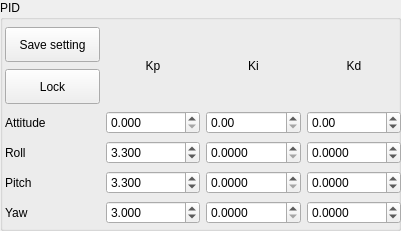
   <widget class="QGroupBox" name="groupBox">
    <property name="geometry">
     <rect>
      <x>540</x>
      <y>0</y>
      <width>401</width>
      <height>231</height>
     </rect>
    </property>
    <property name="title">
     <string>PID</string>
    </property>
    <property name="flat">
     <bool>false</bool>
    </property>
    <property name="checkable">
     <bool>false</bool>
    </property>
    <property name="checked">
     <bool>false</bool>
    </property>
    <widget class="QWidget" name="layoutWidget">
     <property name="geometry">
      <rect>
       <x>5</x>
       <y>26</y>
       <width>396</width>
       <height>205</height>
      </rect>
     </property>
     <layout class="QGridLayout" name="gridLayout">
      <item row="0" column="0">
       <widget class="QPushButton" name="saveButton">
        <property name="minimumSize">
         <size>
          <width>0</width>
          <height>35</height>
         </size>
        </property>
        <property name="focusPolicy">
         <enum>Qt::NoFocus</enum>
        </property>
        <property name="text">
         <string>Save setting</string>
        </property>
       </widget>
      </item>
      <item row="1" column="0">
       <widget class="QPushButton" name="lockButton">
        <property name="minimumSize">
         <size>
          <width>0</width>
          <height>35</height>
         </size>
        </property>
        <property name="focusPolicy">
         <enum>Qt::NoFocus</enum>
        </property>
        <property name="text">
         <string>Lock</string>
        </property>
       </widget>
      </item>
      <item row="2" column="0">
       <widget class="QLabel" name="label_att">
        <property name="sizePolicy">
         <sizepolicy hsizetype="Minimum" vsizetype="Preferred">
          <horstretch>0</horstretch>
          <verstretch>0</verstretch>
         </sizepolicy>
        </property>
        <property name="text">
         <string>Attitude</string>
        </property>
       </widget>
      </item>
      <item row="2" column="1">
       <widget class="QDoubleSpinBox" name="kp_H">
        <property name="enabled">
         <bool>true</bool>
        </property>
        <property name="focusPolicy">
         <enum>Qt::ClickFocus</enum>
        </property>
        <property name="decimals">
         <number>3</number>
        </property>
        <property name="singleStep">
         <double>0.010000000000000</double>
        </property>
       </widget>
      </item>
      <item row="2" column="2">
       <widget class="QDoubleSpinBox" name="ki_H">
        <property name="focusPolicy">
         <enum>Qt::ClickFocus</enum>
        </property>
        <property name="singleStep">
         <double>0.010000000000000</double>
        </property>
       </widget>
      </item>
      <item row="2" column="3">
       <widget class="QDoubleSpinBox" name="kd_H">
        <property name="focusPolicy">
         <enum>Qt::ClickFocus</enum>
        </property>
        <property name="minimum">
         <double>-99.000000000000000</double>
        </property>
        <property name="singleStep">
         <double>0.010000000000000</double>
        </property>
       </widget>
      </item>
      <item row="3" column="0">
       <widget class="QLabel" name="label_roll">
        <property name="sizePolicy">
         <sizepolicy hsizetype="Minimum" vsizetype="Preferred">
          <horstretch>0</horstretch>
          <verstretch>0</verstretch>
         </sizepolicy>
        </property>
        <property name="text">
         <string>Roll</string>
        </property>
       </widget>
      </item>
      <item row="3" column="1">
       <widget class="QDoubleSpinBox" name="kp_Roll">
        <property name="focusPolicy">
         <enum>Qt::ClickFocus</enum>
        </property>
        <property name="decimals">
         <number>3</number>
        </property>
        <property name="singleStep">
         <double>0.010000000000000</double>
        </property>
        <property name="value">
         <double>3.300000000000000</double>
        </property>
       </widget>
      </item>
      <item row="3" column="2">
       <widget class="QDoubleSpinBox" name="ki_Roll">
        <property name="focusPolicy">
         <enum>Qt::ClickFocus</enum>
        </property>
        <property name="decimals">
         <number>4</number>
        </property>
        <property name="singleStep">
         <double>0.010000000000000</double>
        </property>
       </widget>
      </item>
      <item row="3" column="3">
       <widget class="QDoubleSpinBox" name="kd_Roll">
        <property name="focusPolicy">
         <enum>Qt::ClickFocus</enum>
        </property>
        <property name="decimals">
         <number>4</number>
        </property>
        <property name="minimum">
         <double>-99.000000000000000</double>
        </property>
        <property name="singleStep">
         <double>0.010000000000000</double>
        </property>
       </widget>
      </item>
      <item row="4" column="0">
       <widget class="QLabel" name="label_pitch">
        <property name="sizePolicy">
         <sizepolicy hsizetype="Minimum" vsizetype="Preferred">
          <horstretch>0</horstretch>
          <verstretch>0</verstretch>
         </sizepolicy>
        </property>
        <property name="text">
         <string>Pitch</string>
        </property>
       </widget>
      </item>
      <item row="4" column="1">
       <widget class="QDoubleSpinBox" name="kp_Pitch">
        <property name="focusPolicy">
         <enum>Qt::ClickFocus</enum>
        </property>
        <property name="frame">
         <bool>true</bool>
        </property>
        <property name="decimals">
         <number>3</number>
        </property>
        <property name="singleStep">
         <double>0.010000000000000</double>
        </property>
        <property name="value">
         <double>3.300000000000000</double>
        </property>
       </widget>
      </item>
      <item row="4" column="2">
       <widget class="QDoubleSpinBox" name="ki_Pitch">
        <property name="focusPolicy">
         <enum>Qt::ClickFocus</enum>
        </property>
        <property name="decimals">
         <number>4</number>
        </property>
        <property name="singleStep">
         <double>0.010000000000000</double>
        </property>
       </widget>
      </item>
      <item row="4" column="3">
       <widget class="QDoubleSpinBox" name="kd_Pitch">
        <property name="focusPolicy">
         <enum>Qt::ClickFocus</enum>
        </property>
        <property name="decimals">
         <number>4</number>
        </property>
        <property name="minimum">
         <double>-99.000000000000000</double>
        </property>
        <property name="singleStep">
         <double>0.010000000000000</double>
        </property>
       </widget>
      </item>
      <item row="5" column="0">
       <widget class="QLabel" name="label_yaw">
        <property name="sizePolicy">
         <sizepolicy hsizetype="Minimum" vsizetype="Preferred">
          <horstretch>0</horstretch>
          <verstretch>0</verstretch>
         </sizepolicy>
        </property>
        <property name="text">
         <string>Yaw</string>
        </property>
       </widget>
      </item>
      <item row="5" column="1">
       <widget class="QDoubleSpinBox" name="kp_Wz">
        <property name="focusPolicy">
         <enum>Qt::ClickFocus</enum>
        </property>
        <property name="decimals">
         <number>3</number>
        </property>
        <property name="singleStep">
         <double>0.010000000000000</double>
        </property>
        <property name="value">
         <double>3.000000000000000</double>
        </property>
       </widget>
      </item>
      <item row="5" column="2">
       <widget class="QDoubleSpinBox" name="ki_Wz">
        <property name="focusPolicy">
         <enum>Qt::ClickFocus</enum>
        </property>
        <property name="decimals">
         <number>4</number>
        </property>
        <property name="singleStep">
         <double>0.010000000000000</double>
        </property>
       </widget>
      </item>
      <item row="5" column="3">
       <widget class="QDoubleSpinBox" name="kd_Wz">
        <property name="focusPolicy">
         <enum>Qt::ClickFocus</enum>
        </property>
        <property name="decimals">
         <number>4</number>
        </property>
        <property name="minimum">
         <double>-99.000000000000000</double>
        </property>
        <property name="singleStep">
         <double>0.010000000000000</double>
        </property>
       </widget>
      </item>
      <item row="0" column="1" rowspan="2">
       <widget class="QLabel" name="label_kp">
        <property name="sizePolicy">
         <sizepolicy hsizetype="Minimum" vsizetype="Minimum">
          <horstretch>0</horstretch>
          <verstretch>0</verstretch>
         </sizepolicy>
        </property>
        <property name="text">
         <string>Kp</string>
        </property>
        <property name="alignment">
         <set>Qt::AlignCenter</set>
        </property>
       </widget>
      </item>
      <item row="0" column="2" rowspan="2">
       <widget class="QLabel" name="label_ki">
        <property name="sizePolicy">
         <sizepolicy hsizetype="Minimum" vsizetype="Minimum">
          <horstretch>0</horstretch>
          <verstretch>0</verstretch>
         </sizepolicy>
        </property>
        <property name="text">
         <string>Ki</string>
        </property>
        <property name="alignment">
         <set>Qt::AlignCenter</set>
        </property>
       </widget>
      </item>
      <item row="0" column="3" rowspan="2">
       <widget class="QLabel" name="label_kd">
        <property name="sizePolicy">
         <sizepolicy hsizetype="Minimum" vsizetype="Minimum">
          <horstretch>0</horstretch>
          <verstretch>0</verstretch>
         </sizepolicy>
        </property>
        <property name="text">
         <string>Kd</string>
        </property>
        <property name="alignment">
         <set>Qt::AlignCenter</set>
        </property>
       </widget>
      </item>
     </layout>
    </widget>
   </widget>
